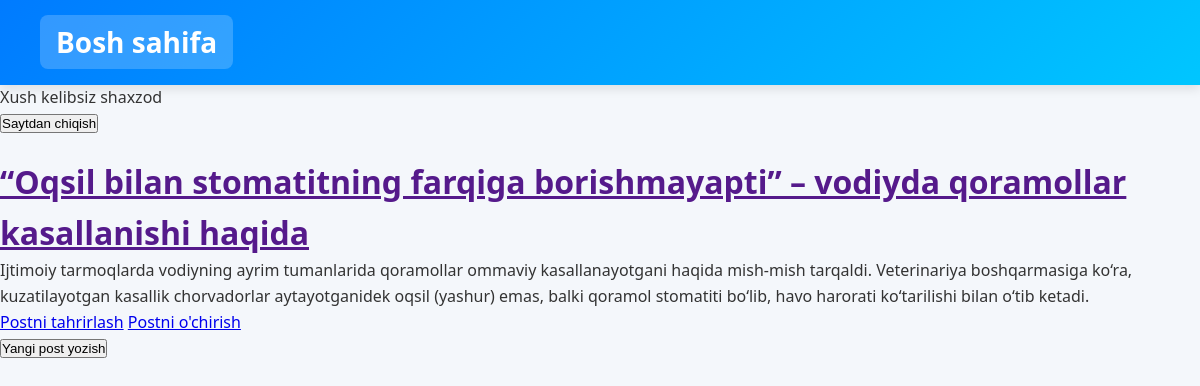
The page /post/8/ (signed in) on the database its author committed.
### blog/models.py (models this page shows, shortened)
class Post(models.Model):
    title=models.CharField(max_length=200)
    author=models.ForeignKey(
        'auth.User',
        on_delete=models.CASCADE
    )
    body=models.TextField()

### blog/views.py (the view)
# urls.py: path('post/<int:pk>/',BlogDetailView.as_view(),name='post_detail'),
class BlogDetailView(DetailView):
    model=Post
    template_name="post_detail.html"

### templates/post_detail.html
{% extends 'base.html' %}
 {% block content %}
    <div class="post-entry">
        <h1><a href="">{{post.title}}</a></h1>
        <p>{{post.body }}</p>
    </div>
    <a href="{% url 'post_edit' post.pk %}">Postni tahrirlash</a>
    <a href="{% url 'post_delete' post.pk %}">Postni o'chirish</a>
{% endblock content %}

### templates/base.html (shortened to what this page needs)
{% load static %}
<!DOCTYPE html>
<html lang="en">
<head>
    <link rel="stylesheet" href="{% static 'css/base.css' %}">
</head>
<body>
    <header>
        <h1><a href="{% url 'home' %}">Bosh sahifa</a></h1>
    </header>
       {% if user.is_authenticated %}
       <p>Xush kelibsiz {{user.username}}</p>
       <form action="{% url 'logout' %}" method="post">{% csrf_token %}
        <button type="submit">Saytdan chiqish</button>
       </form>
       {% else %}
       <a href="{% url 'login' %}">Saytga kirish</a>
       {% endif %}
    {% block content %}
    {% endblock content %}
    <footer>
       <form action="{% url 'post_new' %}" method="get">
    <button type="submit">Yangi post yozish</button>
</form>
    </footer>
</body>
</html>

### static/css/base.css (style rules this page uses)
* { margin: 0; padding: 0; box-sizing: border-box; }
body { font-family: 'Segoe UI', Tahoma, sans-serif; background: #f4f7fb; color: #333; line-height: 1.6; }
header { background: linear-gradient(135deg, #007bff, #00c6ff); color: white; padding: 20px 40px; display: flex; justify-content: space-between; align-items: center; box-shadow: 0 4px 10px rgba(0,0,0,0.1); }
header h1 { font-size: 28px; font-weight: 600; }
header a { text-decoration: none; color: white; background: rgba(255,255,255,0.2); padding: 8px 16px; border-radius: 8px; transition: 0.3s; }
form { margin-bottom: 20px; }

### rows shown on the page
Post: title "“Oqsil bilan stomatitning farqiga borishmayapti” – vodiyda qoramollar kasallanishi haqida", body "Ijtimoiy tarmoqlarda vodiyning ayrim tumanlarida qoramollar ommaviy kasallanayotgani haqida mish-mish tarqaldi. Veterinariya boshqarmasiga ko‘ra, kuzatilayotgan kasallik chorvadorlar aytayotganidek oqsil (yashur) emas, balki qoramol stomatiti bo‘lib, havo harorati ko‘tarilishi bilan o‘tib ketadi."

### other values the page prints
{{ user.username }} "shaxzod"
